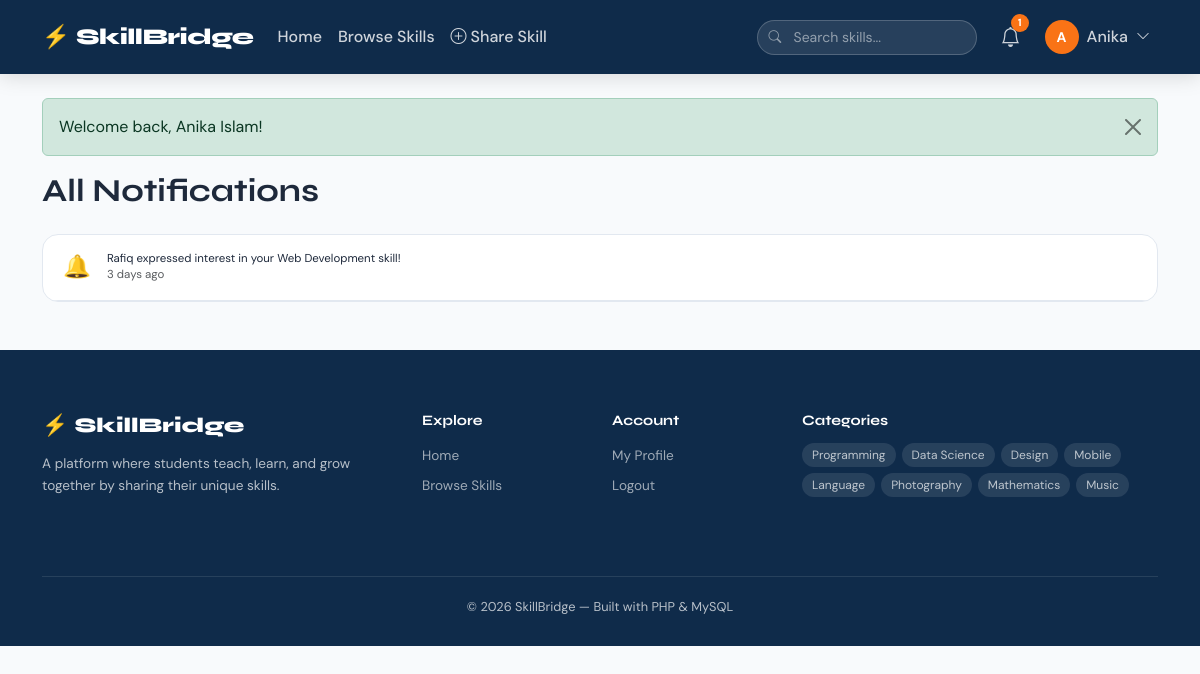
Page /skillshare/pages/profile/notifications.php (signed in) on the committed database.
### tables this page shows
CREATE TABLE IF NOT EXISTS notifications (
    id           INT AUTO_INCREMENT PRIMARY KEY,
    user_id      INT NOT NULL,
    message      VARCHAR(255) NOT NULL,
    link         VARCHAR(255),
    is_read      TINYINT DEFAULT 0,

    created_at   TIMESTAMP DEFAULT CURRENT_TIMESTAMP,
    FOREIGN KEY (user_id) REFERENCES users(id) ON DELETE CASCADE
);

### skillshare/config/functions.php (called while the page is built, shortened)
<?php
function isLoggedIn(): bool {
    return isset($_SESSION['user_id']);
}
function currentUser(): ?array {
    return $_SESSION['user'] ?? null;
}
function currentUserId(): int {
    return $_SESSION['user_id'] ?? 0;
}
function sanitize(string $val): string {
    return htmlspecialchars(trim($val), ENT_QUOTES, 'UTF-8');
}
function getFlash(): ?array {
    if (isset($_SESSION['flash'])) {
        $f = $_SESSION['flash'];
        return $f;
    }
    return null;
}
function timeAgo(string $datetime): string {
    $now  = new DateTime();
    $ago  = new DateTime($datetime);
    $diff = $now->diff($ago);
    if ($diff->d > 0) return $diff->d . ' day'   . ($diff->d > 1 ? 's' : '') . ' ago';
    return 'Just now';
}

### skillshare/pages/profile/notifications.php (the view, shortened to what this page needs)
<?php
require_once '../../config/db.php';
require_once '../../config/functions.php';
$pdo->prepare("UPDATE notifications SET is_read=1 WHERE user_id=?")->execute([currentUserId()]);
$notifs = $pdo->prepare("SELECT * FROM notifications WHERE user_id=? ORDER BY created_at DESC");
$notifs->execute([currentUserId()]);
$list = $notifs->fetchAll();
require_once '../../includes/header.php';
?>
<h2 class="fw-bold mb-4" style="font-family:'Syne',sans-serif;">All Notifications</h2>
<?php if (empty($list)): ?>
<div class="empty-state">
    <div class="icon">🔔</div>
    <h5>No notifications yet</h5>
    <p>You'll see updates here when someone interacts with your skills.</p>
</div>
<?php else: ?>
<div class="skill-card overflow-hidden">
    <?php foreach ($list as $n): ?>
    <a href="<?= BASE_URL . ltrim($n['link'],'/') ?>" class="notif-item d-flex gap-3 align-items-start" style="padding:16px 20px;">
        <div style="font-size:1.4rem;flex-shrink:0;">🔔</div>
        <div>
            <div class="small"><?= sanitize($n['message']) ?></div>
            <div class="text-muted" style="font-size:0.72rem;"><?= timeAgo($n['created_at']) ?></div>
        </div>
    </a>
    <?php endforeach; ?>
</div>
<?php endif; ?>
<?php require_once '../../includes/footer.php'; ?>

### skillshare/includes/header.php (shortened to what this page needs)
<?php
require_once $_SERVER['DOCUMENT_ROOT'] . BASE_URL . 'config/db.php';
require_once $_SERVER['DOCUMENT_ROOT'] . BASE_URL . 'config/functions.php';
$notifCount = 0;
if (isLoggedIn()) {
    $ns = $pdo->prepare("SELECT COUNT(*) FROM notifications WHERE user_id=? AND is_read=0");
    $ns->execute([currentUserId()]);
    $notifCount = $ns->fetchColumn();
}
$flash = getFlash();
?>
<!DOCTYPE html>
<html lang="en">
<head>
    <link href="https://cdn.jsdelivr.net/npm/bootstrap@5.3.2/dist/css/bootstrap.min.css" rel="stylesheet">
    <link href="https://cdn.jsdelivr.net/npm/bootstrap-icons@1.11.0/font/bootstrap-icons.css" rel="stylesheet">
    <link href="<?= BASE_URL ?>assets/css/style.css" rel="stylesheet">
</head>
<body>
<nav class="navbar navbar-expand-lg sticky-top">
    <div class="container">
        <a class="navbar-brand" href="<?= BASE_URL ?>index.php">
            <span class="brand-icon">⚡</span> <?= SITE_NAME ?>
        </a>
        <div class="collapse navbar-collapse" id="navbarNav">
            <ul class="navbar-nav me-auto">
                <li class="nav-item">
                    <a class="nav-link" href="<?= BASE_URL ?>index.php">Home</a>
                </li>
                <li class="nav-item">
                    <a class="nav-link" href="<?= BASE_URL ?>pages/skills/browse.php">Browse Skills</a>
                </li>
                <?php if (isLoggedIn()): ?>
                <li class="nav-item">
                    <a class="nav-link" href="<?= BASE_URL ?>pages/skills/create.php">
                        <i class="bi bi-plus-circle me-1"></i>Share Skill
                    </a>
                </li>
                <?php endif; ?>
            </ul>
            <form class="d-flex me-3" method="GET" action="<?= BASE_URL ?>pages/skills/browse.php">
                <div class="search-wrap">
                    <input class="form-control search-input" type="search" name="search" placeholder="Search skills...">
                    <i class="bi bi-search search-icon"></i>
                </div>
            </form>
            <ul class="navbar-nav align-items-center">
                <?php if (isLoggedIn()): ?>
                    <li class="nav-item dropdown me-2">
                        <a class="nav-link position-relative" href="#" data-bs-toggle="dropdown">
                            <i class="bi bi-bell fs-5"></i>
                            <?php if ($notifCount > 0): ?>
                            <span class="notif-badge"><?= $notifCount ?></span>
                            <?php endif; ?>
                        </a>
                    </li>
                    <li class="nav-item dropdown">
                        <a class="nav-link d-flex align-items-center gap-2" href="#" data-bs-toggle="dropdown">
                            <div class="avatar-sm"><?= strtoupper(substr(currentUser()['name'], 0, 1)) ?></div>
                            <span class="d-none d-lg-inline"><?= sanitize(explode(' ', currentUser()['name'])[0]) ?></span>
                            <i class="bi bi-chevron-down small"></i>
                        </a>
                    </li>
                <?php else: ?>
                    <li class="nav-item"><a class="nav-link" href="<?= BASE_URL ?>pages/auth/login.php">Login</a></li>
                    <li class="nav-item"><a class="btn btn-accent ms-2" href="<?= BASE_URL ?>pages/auth/register.php">Sign Up</a></li>
                <?php endif; ?>
            </ul>
        </div>
    </div>
</nav>
<div class="container mt-4">
<?php if ($flash): ?>
<div class="alert alert-<?= $flash['type'] === 'success' ? 'success' : 'danger' ?> alert-dismissible fade show">
    <?= sanitize($flash['msg']) ?>
    <button type="button" class="btn-close" data-bs-dismiss="alert"></button>
</div>
<?php endif; ?>

### skillshare/includes/footer.php (shortened to what this page needs)
</div>
<footer class="site-footer mt-5">
    <div class="container">
        <div class="row">
            <div class="col-md-4 mb-4">
                <div class="footer-brand"><span>⚡</span> SkillBridge</div>
                <p class="footer-desc">A platform where students teach, learn, and grow together by sharing their unique skills.</p>
            </div>
            <div class="col-md-2 mb-4">
                <div class="footer-heading">Explore</div>
                <ul class="footer-links">
                    <li><a href="<?= BASE_URL ?>index.php">Home</a></li>
                    <li><a href="<?= BASE_URL ?>pages/skills/browse.php">Browse Skills</a></li>
                </ul>
            </div>
            <div class="col-md-2 mb-4">
                <div class="footer-heading">Account</div>
                <ul class="footer-links">
                    <?php if (isLoggedIn()): ?>
                    <li><a href="<?= BASE_URL ?>pages/profile/view.php?id=<?= currentUserId() ?>">My Profile</a></li>
                    <li><a href="<?= BASE_URL ?>pages/auth/logout.php">Logout</a></li>
                    <?php else: ?>
                    <li><a href="<?= BASE_URL ?>pages/auth/login.php">Login</a></li>
                    <li><a href="<?= BASE_URL ?>pages/auth/register.php">Register</a></li>
                    <?php endif; ?>
                </ul>
            </div>
            <div class="col-md-4 mb-4">
                <div class="footer-heading">Categories</div>
                <div class="footer-tags">
                    <?php
                    $cats = ['Programming','Data Science','Design','Mobile','Language','Photography','Mathematics','Music'];
                    foreach ($cats as $c):
                    ?>
                    <a href="<?= BASE_URL ?>pages/skills/browse.php?category=<?= urlencode($c) ?>" class="footer-tag"><?= $c ?></a>
                    <?php endforeach; ?>
                </div>
            </div>
        </div>
        <div class="footer-bottom">
            <span>© <?= date('Y') ?> SkillBridge — Built with PHP & MySQL</span>
        </div>
    </div>
</footer>
</body>
</html>

### skillshare/assets/css/style.css (style rules this page uses)
:root { --primary: #0f2b4a; --accent: #f97316; --accent2: #06b6d4; --light-bg: #f8fafc; --card-bg: #ffffff; --border: #e2e8f0; --text: #1e293b; --muted: #64748b; --success: #10b981; --danger: #ef4444; }
* { box-sizing: border-box; }
body { font-family: 'DM Sans', sans-serif; background: var(--light-bg); color: var(--text); margin: 0; }
h1, h2, h3, h4, .navbar-brand, .hero-title { font-family: 'Syne', sans-serif; }
.navbar { background: var(--primary); padding: 12px 0; box-shadow: 0 2px 20px rgba(0,0,0,0.15); }
.navbar-brand { color: #fff !important; font-weight: 800; font-size: 1.4rem; letter-spacing: -0.5px; }
.brand-icon { color: var(--accent); }
.navbar .nav-link { color: rgba(255,255,255,0.8) !important; font-weight: 500; transition: color 0.2s; }
.search-wrap { position: relative; }
.search-input { background: rgba(255,255,255,0.1); border: 1px solid rgba(255,255,255,0.2); color: #fff; border-radius: 24px; padding: 6px 16px 6px 36px; width: 220px; font-size: 0.875rem; }
.search-input::placeholder { color: rgba(255,255,255,0.5); }
.search-icon { position: absolute; left: 12px; top: 50%; transform: translateY(-50%); color: rgba(255,255,255,0.5); font-size: 0.8rem; }
.avatar-sm { width: 34px; height: 34px; border-radius: 50%; background: var(--accent); color: #fff; display: flex; align-items: center; justify-content: center; font-weight: 700; font-size: 0.875rem; }
.notif-badge { position: absolute; top: 0; right: 0; background: var(--accent); color: #fff; border-radius: 50%; width: 18px; height: 18px; font-size: 0.65rem; display: flex; align-items: center; justify-content: center; font-weight: 700; }
.notif-item { display: block; padding: 10px 16px; font-size: 0.82rem; color: var(--text); border-bottom: 1px solid var(--border); text-decoration: none; transition: background 0.15s; line-height: 1.4; }
.skill-card { background: var(--card-bg); border-radius: 16px; border: 1px solid var(--border); transition: all 0.25s; overflow: hidden; height: 100%; }
.site-footer { background: var(--primary); color: rgba(255,255,255,0.7); padding: 60px 0 30px; }
.footer-brand { font-family:'Syne',sans-serif; font-weight:800; font-size:1.3rem; color:#fff; margin-bottom:12px; }
.footer-brand span { color: var(--accent); }
.footer-desc { font-size:0.85rem; line-height:1.6; }
.footer-heading { font-family:'Syne',sans-serif; font-weight:700; color:#fff; margin-bottom:12px; font-size:0.9rem; }
.footer-links { list-style:none; padding:0; margin:0; }
.footer-links li { margin-bottom:6px; }
.footer-links a { color:rgba(255,255,255,0.6); text-decoration:none; font-size:0.85rem; transition:color 0.2s; }
.footer-tags { display:flex; flex-wrap:wrap; gap:6px; }
.footer-tag { background:rgba(255,255,255,0.1); color:rgba(255,255,255,0.7); padding:3px 10px; border-radius:20px; font-size:0.75rem; text-decoration:none; transition:all 0.2s; }
.footer-bottom { border-top:1px solid rgba(255,255,255,0.1); margin-top:40px; padding-top:20px; font-size:0.8rem; text-align:center; }

### rows in the picture
notifications: message "Rafiq expressed interest in your Web Development skill!", created_at "3 days ago"

### other values in the picture
SITE_NAME "SkillBridge"
$notifCount "1"
substr(currentUser()['name'], 0, 1) "A"
explode(' ', currentUser()['name'])[0] "Anika"
$flash['msg'] "Welcome back, Anika Islam!"
$c "Programming"
$c "Data Science"
$c "Design"
$c "Mobile"
$c "Language"
$c "Photography"
$c "Mathematics"
$c "Music"
